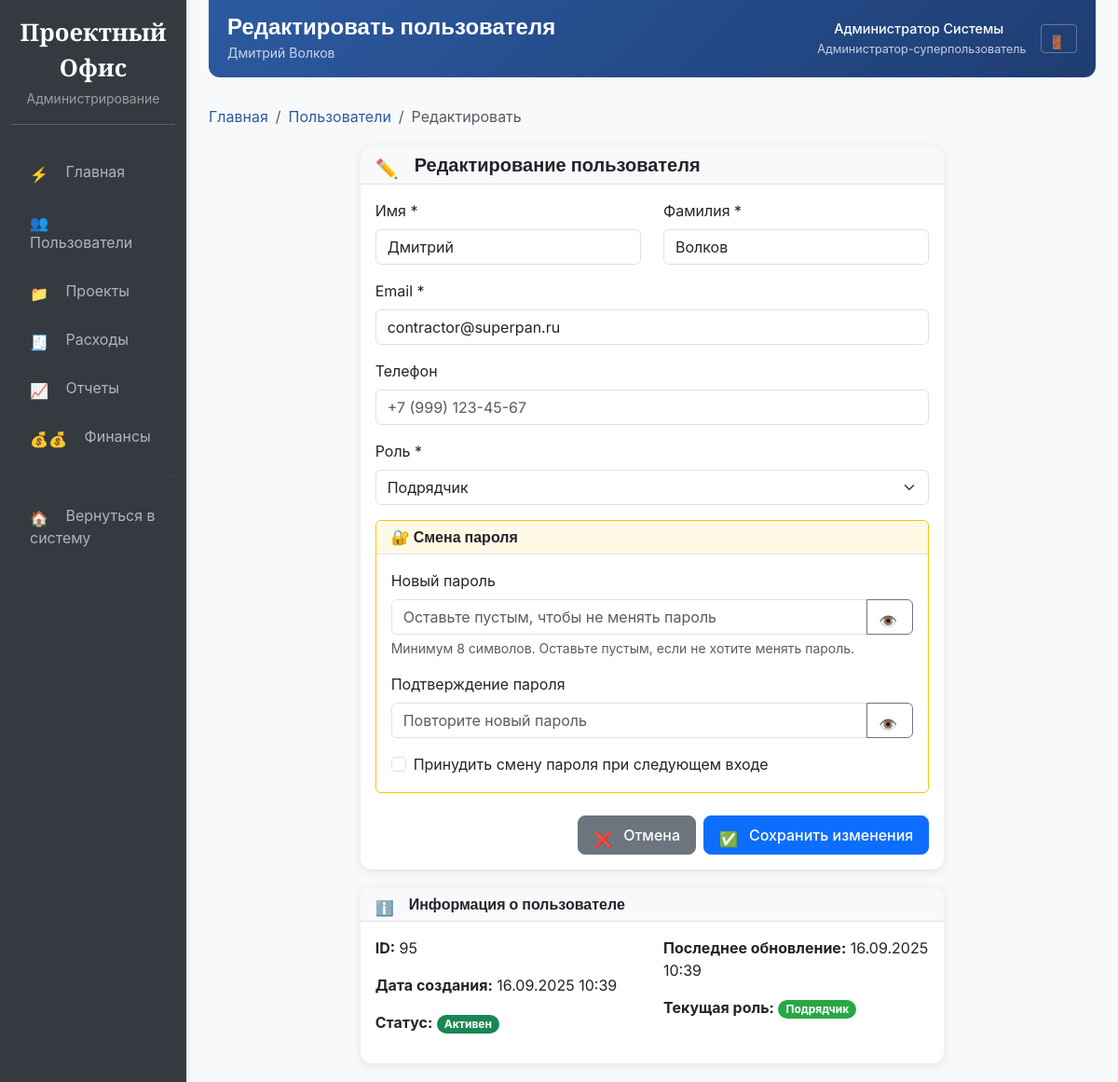
/management/users/95/edit/ (signed in), run on the app's committed database.
### accounts/models.py (models this page shows, shortened)
class User(AbstractUser):
    class Role(models.TextChoices):
        ADMIN = 'admin', _('Администратор-суперпользователь')
        CHIEF_ENGINEER = 'chief_engineer', _('Главный инженер')
        FOREMAN = 'foreman', _('Прораб')
        WAREHOUSE_KEEPER = 'warehouse_keeper', _('Кладовщик')
        SUPPLIER = 'supplier', _('Снабженец')
        ECONOMIST = 'economist', _('Экономист/Начальник коммерческого отдела')
        CONTRACTOR = 'contractor', _('Подрядчик')
    email = models.EmailField(_('Email адрес'), unique=True, blank=True, null=True)
    role = models.CharField(
        _('Роль'),
        max_length=20,
        choices=Role.choices,
        default=Role.CONTRACTOR
    )
    phone = models.CharField(_('Телефон'), max_length=20, blank=True)
    is_active_session = models.BooleanField(_('Активная сессия'), default=False)
    device_fingerprint = models.CharField(
        _('Отпечаток устройства'),
        max_length=128,
        blank=True,
        help_text=_('Уникальный идентификатор устройства пользователя')
    )
    last_login_ip = models.GenericIPAddressField(_('Последний IP'), blank=True, null=True)
    failed_login_attempts = models.PositiveIntegerField(_('Неудачные попытки входа'), default=0)
    locked_until = models.DateTimeField(_('Заблокирован до'), blank=True, null=True)
    created_at = models.DateTimeField(_('Дата создания'), auto_now_add=True)
    updated_at = models.DateTimeField(_('Дата обновления'), auto_now=True)
    objects = UserManager()
    USERNAME_FIELD = 'email'
    REQUIRED_FIELDS = ['first_name', 'last_name']
    class Meta:
        verbose_name = _('Пользователь')
        verbose_name_plural = _('Пользователи')
        db_table = 'users'
    def get_full_name(self):
        full_name = f"{self.first_name} {self.last_name}".strip()
        if full_name:
            return full_name
        elif self.email:
            return self.email
        else:
            return f"User {self.id}"
    def is_admin_role(self):
        return self.role == self.Role.ADMIN or self.is_superuser

### admin_panel/views.py (the view, shortened to what this page needs)
# urls.py: path('users/<int:pk>/edit/', views.edit_user, name='edit_user'),
@login_required
@user_passes_test(is_superuser)
def edit_user(request, pk):
    user = get_object_or_404(User, pk=pk)
    return render(request, 'admin_panel/edit_user.html', {'user_obj': user})

### templates/admin_panel/edit_user.html (shortened to what this page needs)
{% extends 'admin_panel/base.html' %}
{% block page_title %}Редактировать пользователя{% endblock %}
{% block page_subtitle %}{{ user_obj.get_full_name|default:user_obj.email }}{% endblock %}
{% block breadcrumb %}
<nav aria-label="breadcrumb">
    <ol class="breadcrumb breadcrumb-admin">
        <li class="breadcrumb-item"><a href="{% url 'admin_panel:dashboard' %}">Главная</a></li>
        <li class="breadcrumb-item"><a href="{% url 'admin_panel:users_list' %}">Пользователи</a></li>
        <li class="breadcrumb-item active">Редактировать</li>
    </ol>
</nav>
{% endblock %}
{% block content %}
<div class="row justify-content-center">
    <div class="col-md-8">
        <div class="card admin-card">
            <div class="card-header">
                <h5 class="mb-0">
                    <i class="bi bi-pencil me-2"></i>
                    Редактирование пользователя
                </h5>
            </div>
            <div class="card-body">
                <form method="post">
                    <div class="row">
                        <div class="col-md-6">
                            <div class="mb-3">
                                <label for="first_name" class="form-label">Имя *</label>
                                <input type="text" class="form-control" id="first_name" name="first_name"
                                       value="{{ user_obj.first_name }}" required>
                            </div>
                        </div>
                        <div class="col-md-6">
                            <div class="mb-3">
                                <label for="last_name" class="form-label">Фамилия *</label>
                                <input type="text" class="form-control" id="last_name" name="last_name"
                                       value="{{ user_obj.last_name }}" required>
                            </div>
                        </div>
                    </div>
                    <div class="mb-3">
                        <label for="email" class="form-label">Email *</label>
                        <input type="email" class="form-control" id="email" name="email"
                               value="{{ user_obj.email }}" required>
                    </div>
                    <div class="mb-3">
                        <label for="phone" class="form-label">Телефон</label>
                        <input type="text" class="form-control" id="phone" name="phone"
                               value="{{ user_obj.phone|default:'' }}" placeholder="+7 (999) 123-45-67">
                    </div>
                    <div class="mb-3">
                        <label for="role" class="form-label">Роль *</label>
                        <select class="form-select" id="role" name="role" required>
                            <option value="contractor" {% if user_obj.role == 'contractor' %}selected{% endif %}>Подрядчик</option>
                        </select>
                    </div>
                    <div class="mb-4">
                        <div class="card border-warning">
                            <div class="card-header bg-warning bg-opacity-10">
                                <h6 class="mb-0">🔐 Смена пароля</h6>
                            </div>
                            <div class="card-body">
                                <div class="mb-3">
                                    <label for="new_password" class="form-label">Новый пароль</label>
                                    <div class="input-group">
                                        <input type="password" class="form-control" id="new_password" name="new_password"
                                               placeholder="Оставьте пустым, чтобы не менять пароль">
                                        <button class="btn btn-outline-secondary" type="button" onclick="togglePassword('new_password')">
                                            <i class="bi bi-eye" id="new_password_icon"></i>
                                        </button>
                                    </div>
                                    <div class="form-text">Минимум 8 символов. Оставьте пустым, если не хотите менять пароль.</div>
                                </div>
                                <div class="mb-3">
                                    <label for="confirm_password" class="form-label">Подтверждение пароля</label>
                                    <div class="input-group">
                                        <input type="password" class="form-control" id="confirm_password" name="confirm_password"
                                               placeholder="Повторите новый пароль">
                                        <button class="btn btn-outline-secondary" type="button" onclick="togglePassword('confirm_password')">
                                            <i class="bi bi-eye" id="confirm_password_icon"></i>
                                        </button>
                                    </div>
                                </div>
                                <div class="form-check">
                                    <input class="form-check-input" type="checkbox" id="force_password_change" name="force_password_change">
                                    <label class="form-check-label" for="force_password_change">
                                        Принудить смену пароля при следующем входе
                                    </label>
                                </div>
                            </div>
                        </div>
                    </div>
                    <div class="d-flex justify-content-end gap-2 mt-4">
                        <a href="{% url 'admin_panel:users_list' %}" class="btn btn-secondary btn-admin">
                            <i class="bi bi-x me-2"></i>Отмена
                        </a>
                        <button type="submit" class="btn btn-primary btn-admin">
                            <i class="bi bi-check me-2"></i>Сохранить изменения
                        </button>
                    </div>
                </form>
            </div>
        </div>
        <div class="card admin-card mt-3">
            <div class="card-header">
                <h6 class="mb-0">
                    <i class="bi bi-info-circle me-2"></i>
                    Информация о пользователе
                </h6>
            </div>
            <div class="card-body">
                <div class="row">
                    <div class="col-md-6">
                        <p><strong>ID:</strong> {{ user_obj.id }}</p>
                        <p><strong>Дата создания:</strong> {{ user_obj.created_at|date:"d.m.Y H:i" }}</p>
                        <p><strong>Статус:</strong>
                            {% if user_obj.is_active %}
                                <span class="badge bg-success">Активен</span>
                            {% else %}
                                <span class="badge bg-secondary">Неактивен</span>
                            {% endif %}
                        </p>
                    </div>
                    <div class="col-md-6">
                        <p><strong>Последнее обновление:</strong> {{ user_obj.updated_at|date:"d.m.Y H:i" }}</p>
                        <p><strong>Текущая роль:</strong>
                            <span class="badge badge-role badge-{{ user_obj.role }}">
                                {{ user_obj.get_role_display }}
                            </span>
                        </p>
                    </div>
                </div>
            </div>
        </div>
    </div>
</div>
{% endblock %}

### templates/admin_panel/base.html (shortened to what this page needs)
<!DOCTYPE html>
<html lang="ru">
<head>
    <link href="https://cdn.jsdelivr.net/npm/bootstrap@5.3.0/dist/css/bootstrap.min.css" rel="stylesheet">
    <link href="https://cdn.jsdelivr.net/npm/bootstrap-icons@1.11.3/font/bootstrap-icons.css" rel="stylesheet">
    <link href="https://cdnjs.cloudflare.com/ajax/libs/bootstrap-icons/1.11.3/bootstrap-icons.min.css" rel="stylesheet">
    {% load static %}
    <link href="{% static 'css/complete-icons.css' %}" rel="stylesheet">
</head>
<body>
    <div class="container-fluid">
        <div class="row">
            <nav class="col-md-3 col-lg-2 d-md-block admin-sidebar" id="adminSidebar">
                <div class="position-sticky pt-3">
                    <div class="text-center mb-4 pb-3 border-bottom" style="border-color: rgba(255,255,255,0.2) !important;">
                        <div class="brand-title">Проектный Офис</div>
                        <small class="text-white-50">Администрирование</small>
                    </div>
                    <ul class="nav flex-column">
                        <li class="nav-item">
                            <a class="nav-link {% if request.resolver_match.url_name == 'dashboard' %}active{% endif %}"
                               href="{% url 'admin_panel:dashboard' %}">
                                <i class="bi bi-speedometer2"></i>
                                Главная
                            </a>
                        </li>
                        <li class="nav-item">
                            <a class="nav-link {% if 'users' in request.resolver_match.url_name %}active{% endif %}"
                               href="{% url 'admin_panel:users_list' %}">
                                <i class="bi bi-people"></i>
                                Пользователи
                            </a>
                        </li>
                        <li class="nav-item">
                            <a class="nav-link {% if 'projects' in request.resolver_match.url_name %}active{% endif %}"
                               href="{% url 'admin_panel:projects_list' %}">
                                <i class="bi bi-folder"></i>
                                Проекты
                            </a>
                        </li>
                        <li class="nav-item">
                            <a class="nav-link {% if 'expenses' in request.resolver_match.url_name %}active{% endif %}"
                               href="{% url 'admin_panel:expenses_overview' %}">
                                <i class="bi bi-receipt"></i>
                                Расходы
                            </a>
                        </li>
                        <li class="nav-item">
                            <a class="nav-link {% if 'reports' in request.resolver_match.url_name and 'financial' not in request.resolver_match.url_name %}active{% endif %}"
                               href="{% url 'admin_panel:reports' %}">
                                <i class="bi bi-graph-up"></i>
                                Отчеты
                            </a>
                        </li>
                        <li class="nav-item">
                            <a class="nav-link {% if 'financial_reports' in request.resolver_match.url_name %}active{% endif %}"
                               href="{% url 'admin_panel:financial_reports' %}">
                                <i class="bi bi-cash-stack"></i>
                                Финансы
                            </a>
                        </li>
                    </ul>
                    <hr class="my-3" style="border-color: #495057;">
                    <ul class="nav flex-column">
                        <li class="nav-item">
                            <a class="nav-link" href="{% url 'projects:dashboard' %}">
                                <i class="bi bi-house"></i>
                                Вернуться в систему
                            </a>
                        </li>
                    </ul>
                </div>
            </nav>
            <main class="col-md-9 ms-sm-auto col-lg-10 px-md-4">
                <div class="admin-header">
                    <div>
                        <h1>{% block page_title %}Администрирование{% endblock %}</h1>
                        <small class="opacity-75">{% block page_subtitle %}Управление системой "Проектный Офис"{% endblock %}</small>
                    </div>
                    <div class="user-info">
                        <div class="text-end">
                            <div class="user-name">{{ user.get_full_name|default:user.email }}</div>
                            <small class="opacity-75">{{ user.get_role_display }}</small>
                        </div>
                        <a href="{% url 'accounts:logout' %}" class="btn btn-outline-light btn-sm">
                            <i class="bi bi-box-arrow-right"></i>
                        </a>
                    </div>
                </div>
                {% block breadcrumb %}{% endblock %}
                {% block content %}{% endblock %}
            </main>
        </div>
    </div>
</body>
</html>

### data on the page
User: get_full_name "Дмитрий Волков", first_name "Дмитрий", last_name "Волков", email "contractor@superpan.ru", role "Подрядчик", id "95", created_at "16.09.2025 10:39", updated_at "16.09.2025 10:39"
User: get_full_name "Администратор Системы", role "Администратор-суперпользователь"
